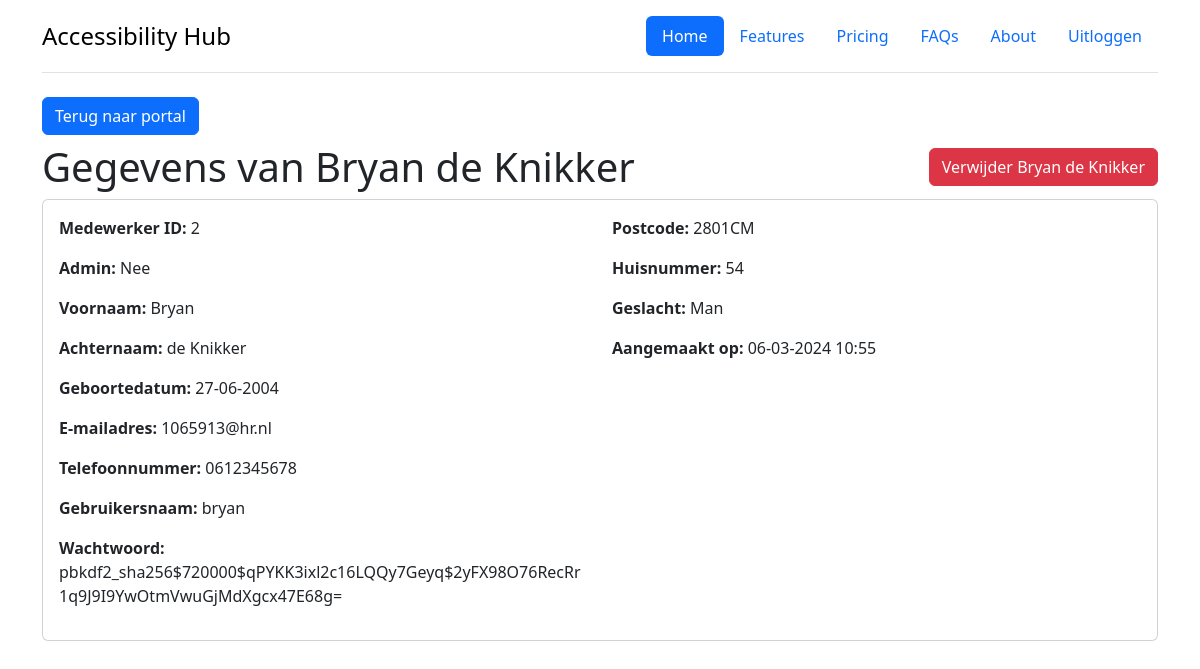
Page /medewerkers/medewerker/2/ on the earlier database version.
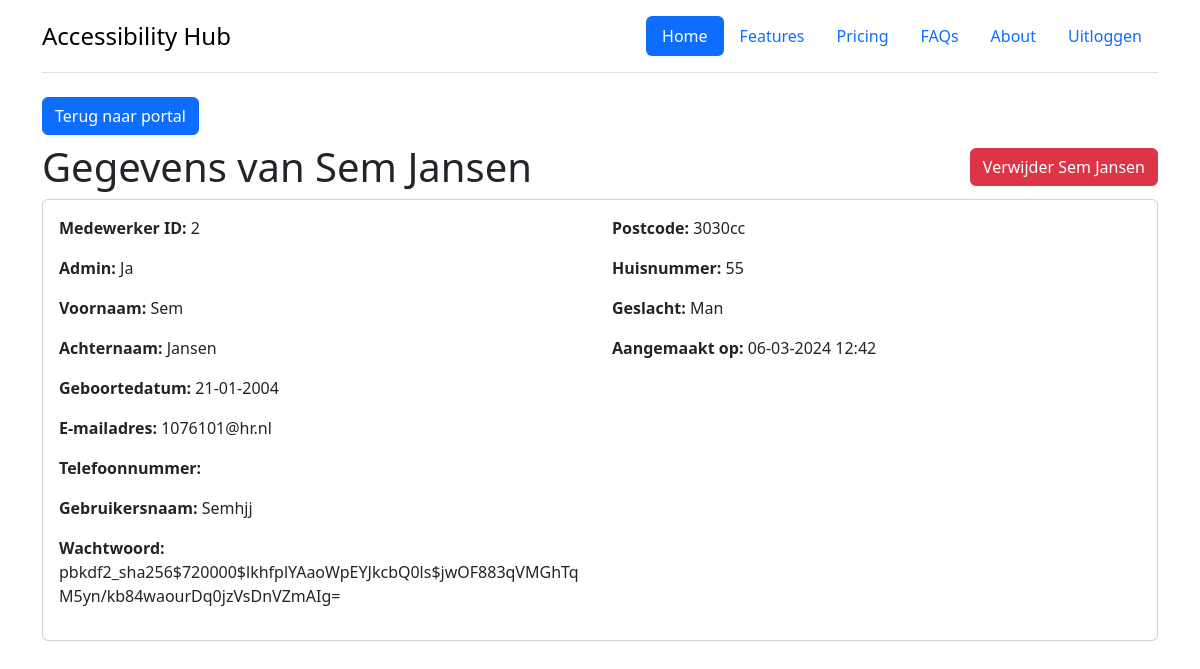
Same page on the later database version.
### administrators/models.py (models this page shows, shortened)
class Medewerker(models.Model):
    medewerker_id = models.AutoField(primary_key=True)
    voornaam = models.CharField(max_length=255)
    achternaam = models.CharField(max_length=100)
    gebruikersnaam = models.CharField(max_length=255, default='')
    wachtwoord = models.CharField(max_length=255)
    emailadres = models.CharField(max_length=255)
    postcode = models.CharField(max_length=6)
    huisnummer = models.IntegerField()
    geslacht = models.CharField(max_length=10)
    telefoonnummer = models.CharField(max_length=15)
    geboortedatum = models.DateField()
    admin = models.BooleanField()
    created_at = models.DateTimeField(auto_now_add=True)
    class Meta:
        db_table = 'medewerkers'

### administrators/views.py (the view)
def medewerker(request, medewerker_id):
    medewerker = Medewerker.objects.get(medewerker_id=medewerker_id)
    return render(request, 'employee.html', {'medewerker': medewerker})

### administrators/templates/employee.html (shortened to what this page needs)
{% extends "base.html" %}
{% block content %}
    <div class="container">
        <div class="row">
            <div class="col-md-12">
                <a class="btn btn-primary mb-2" href="/medewerkers/portal/" role="button">Terug naar portal</a>
                <div class="row">
                    <div class="col-8 ">
                        <h1>Gegevens van {{ medewerker.voornaam }} {{ medewerker.achternaam }}</h1>
                    </div>
                    <div class="col-4 d-flex justify-content-end align-items-center">
<a class="btn btn-danger mb-2" href="{% url 'administrators:verwijder_medewerker' medewerker.medewerker_id %}" role="button">Verwijder {{ medewerker.voornaam }} {{ medewerker.achternaam }}</a>                    </div>
                </div>
                <div class="card">
                    <div class="card-body">
                        <div class="row">
                            <div class="col-6">
                                <p><b>Medewerker ID:</b> {{ medewerker.medewerker_id }}</p>
                                <p><b>Admin:</b> {% if medewerker.admin == 1 %}Ja{% else %}Nee{% endif %}</p>
                                <p><b>Voornaam:</b> {{ medewerker.voornaam }}</p>
                                <p><b>Achternaam:</b> {{ medewerker.achternaam }}</p>
                                <p><b>Geboortedatum:</b> {{ medewerker.geboortedatum|date:"d-m-Y" }}</p>
                                <p><b>E-mailadres:</b> {{ medewerker.emailadres }}</p>
                                <p><b>Telefoonnummer:</b> {{ medewerker.telefoonnummer }}</p>
                                <p><b>Gebruikersnaam:</b> {{ medewerker.gebruikersnaam }}</p>
                                <p><b>Wachtwoord:</b> {{ medewerker.wachtwoord }}</p>
                            </div>
                            <div class="col-6">
                                <p><b>Postcode:</b> {{ medewerker.postcode }}</p>
                                <p><b>Huisnummer:</b> {{ medewerker.huisnummer }}</p>
                                <p><b>Geslacht:</b> {{ medewerker.geslacht }}</p>
                                <p><b>Aangemaakt op:</b> {{ medewerker.created_at|date:"d-m-Y H:i" }}</p>
                            </div>
                        </div>
                    </div>
                </div>
            </div>
        </div>
    </div>
{% endblock content %}

### administrators/templates/base.html (shortened to what this page needs)
{% load static %}
<!DOCTYPE html>
<html lang="nl">
<head>
    <link href="https://cdn.jsdelivr.net/npm/bootstrap@5.3.2/dist/css/bootstrap.min.css" rel="stylesheet">
</head>
<body>
{% include "header.html" %}
{% block content %}
{% endblock content %}
</body>
</html>

### administrators/templates/header.html
<div class="container">
    <header class="d-flex flex-wrap justify-content-center py-3 mb-4 border-bottom">
        <a href="/"
           class="d-flex align-items-center mb-3 mb-md-0 me-md-auto link-body-emphasis text-decoration-none">
            <span class="fs-4">Accessibility Hub</span>
        </a>
        <ul class="nav nav-pills">
            <li class="nav-item"><a href="#" class="nav-link active" aria-current="page">Home</a></li>
            <li class="nav-item"><a href="#" class="nav-link">Features</a></li>
            <li class="nav-item"><a href="#" class="nav-link">Pricing</a></li>
            <li class="nav-item"><a href="#" class="nav-link">FAQs</a></li>
            <li class="nav-item"><a href="#" class="nav-link">About</a></li>
            <li class="nav-item"><a href="../logout" class="nav-link">Uitloggen</a></li>
        </ul>
    </header>
</div>

Differences in the rows shown:
changed Medewerker "Man": voornaam "Bryan" → "Sem"; achternaam "de Knikker" → "Jansen"; geboortedatum "27-06-2004" → "21-01-2004"; emailadres "1065913@hr.nl" → "1076101@hr.nl"; gebruikersnaam "bryan" → "Semhjj"; wachtwoord "pbkdf2_sha256$720000$qPYKK3ixl2c16LQQy7Geyq$2yFX98O76RecRr1q9J9I9YwOtmVwuGjMdXgcx47E68g=" → "pbkdf2_sha256$720000$lkhfplYAaoWpEYJkcbQ0ls$jwOF883qVMGhTqM5yn/kb84waourDq0jzVsDnVZmAIg="; postcode "2801CM" → "3030cc"; huisnummer "54" → "55"; created_at "06-03-2024 10:55" → "06-03-2024 12:42"; telefoonnummer "0612345678" → (not shown)
Other differences:
text no longer shown: "Nee"
text now shown: "Ja"
